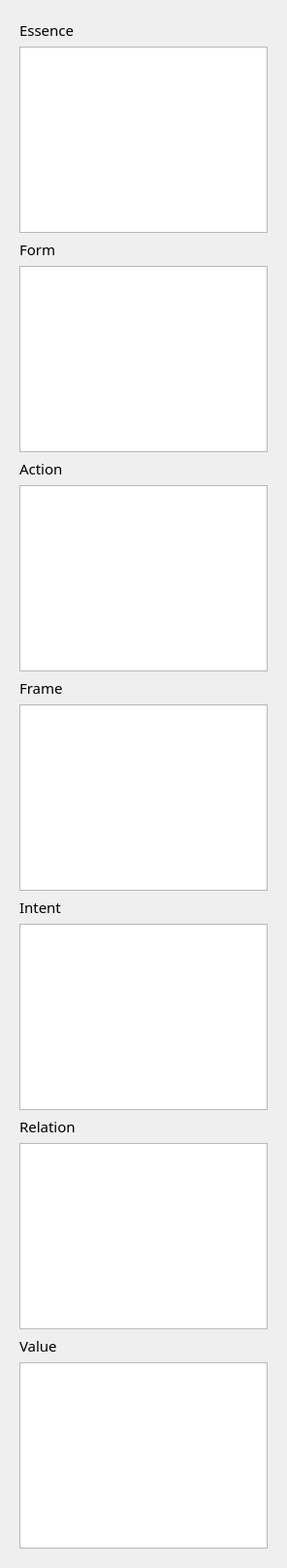
            <widget class="QFrame" name="rhetoricalArcsFrame">
             <property name="frameShape">
              <enum>QFrame::NoFrame</enum>
             </property>
             <layout class="QVBoxLayout" name="verticalLayout_34">
              <item>
               <widget class="QFrame" name="inputManifoldFrame">
                <property name="font">
                 <font>
                  <family>JetBrains Mono</family>
                  <pointsize>11</pointsize>
                 </font>
                </property>
                <property name="frameShape">
                 <enum>QFrame::NoFrame</enum>
                </property>
                <layout class="QVBoxLayout" name="verticalLayout_35">
                 <item>
                  <widget class="QLabel" name="essenceLabel">
                   <property name="font">
                    <font>
                     <family>JetBrains Mono</family>
                     <pointsize>11</pointsize>
                    </font>
                   </property>
                   <property name="text">
                    <string>Essence</string>
                   </property>
                  </widget>
                 </item>
                 <item>
                  <widget class="QTextEdit" name="essenceTE">
                   <property name="readOnly">
                    <bool>true</bool>
                   </property>
                  </widget>
                 </item>
                 <item>
                  <widget class="QLabel" name="formLabel">
                   <property name="font">
                    <font>
                     <family>JetBrains Mono</family>
                     <pointsize>11</pointsize>
                    </font>
                   </property>
                   <property name="text">
                    <string>Form</string>
                   </property>
                  </widget>
                 </item>
                 <item>
                  <widget class="QTextEdit" name="formTE">
                   <property name="readOnly">
                    <bool>true</bool>
                   </property>
                  </widget>
                 </item>
                 <item>
                  <widget class="QLabel" name="actionLabel">
                   <property name="font">
                    <font>
                     <family>JetBrains Mono</family>
                     <pointsize>11</pointsize>
                    </font>
                   </property>
                   <property name="text">
                    <string>Action</string>
                   </property>
                  </widget>
                 </item>
                 <item>
                  <widget class="QTextEdit" name="actionTE">
                   <property name="readOnly">
                    <bool>true</bool>
                   </property>
                  </widget>
                 </item>
                 <item>
                  <widget class="QLabel" name="frameLabel">
                   <property name="font">
                    <font>
                     <family>JetBrains Mono</family>
                     <pointsize>11</pointsize>
                    </font>
                   </property>
                   <property name="text">
                    <string>Frame</string>
                   </property>
                  </widget>
                 </item>
                 <item>
                  <widget class="QTextEdit" name="frameTE">
                   <property name="readOnly">
                    <bool>true</bool>
                   </property>
                  </widget>
                 </item>
                 <item>
                  <widget class="QLabel" name="intentLabel">
                   <property name="font">
                    <font>
                     <family>JetBrains Mono</family>
                     <pointsize>11</pointsize>
                    </font>
                   </property>
                   <property name="text">
                    <string>Intent</string>
                   </property>
                  </widget>
                 </item>
                 <item>
                  <widget class="QTextEdit" name="intentTE">
                   <property name="readOnly">
                    <bool>true</bool>
                   </property>
                  </widget>
                 </item>
                 <item>
                  <widget class="QLabel" name="relationalArcLabel">
                   <property name="font">
                    <font>
                     <family>JetBrains Mono</family>
                     <pointsize>11</pointsize>
                    </font>
                   </property>
                   <property name="text">
                    <string>Relation</string>
                   </property>
                  </widget>
                 </item>
                 <item>
                  <widget class="QTextEdit" name="relationTE">
                   <property name="readOnly">
                    <bool>true</bool>
                   </property>
                  </widget>
                 </item>
                 <item>
                  <widget class="QLabel" name="valueLabel">
                   <property name="font">
                    <font>
                     <family>JetBrains Mono</family>
                     <pointsize>11</pointsize>
                    </font>
                   </property>
                   <property name="text">
                    <string>Value</string>
                   </property>
                  </widget>
                 </item>
                 <item>
                  <widget class="QTextEdit" name="valueTE"/>
                 </item>
                </layout>
               </widget>
              </item>
             </layout>
            </widget>
